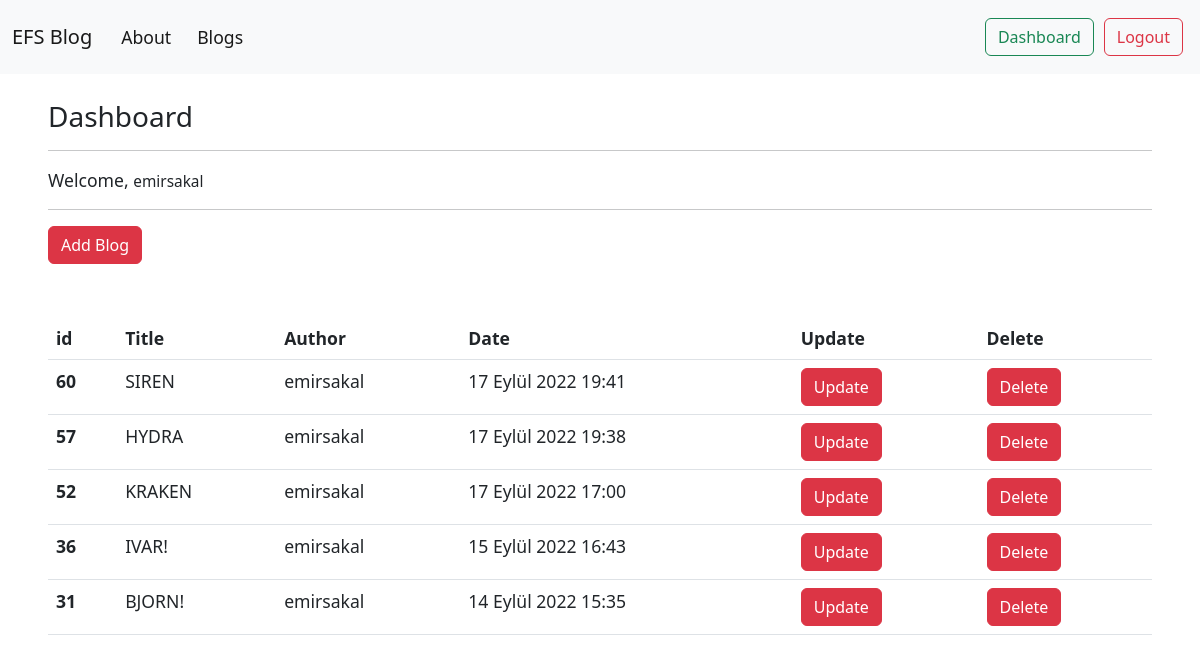
Before: /blogs/dashboard/ (signed in) with the older database file.
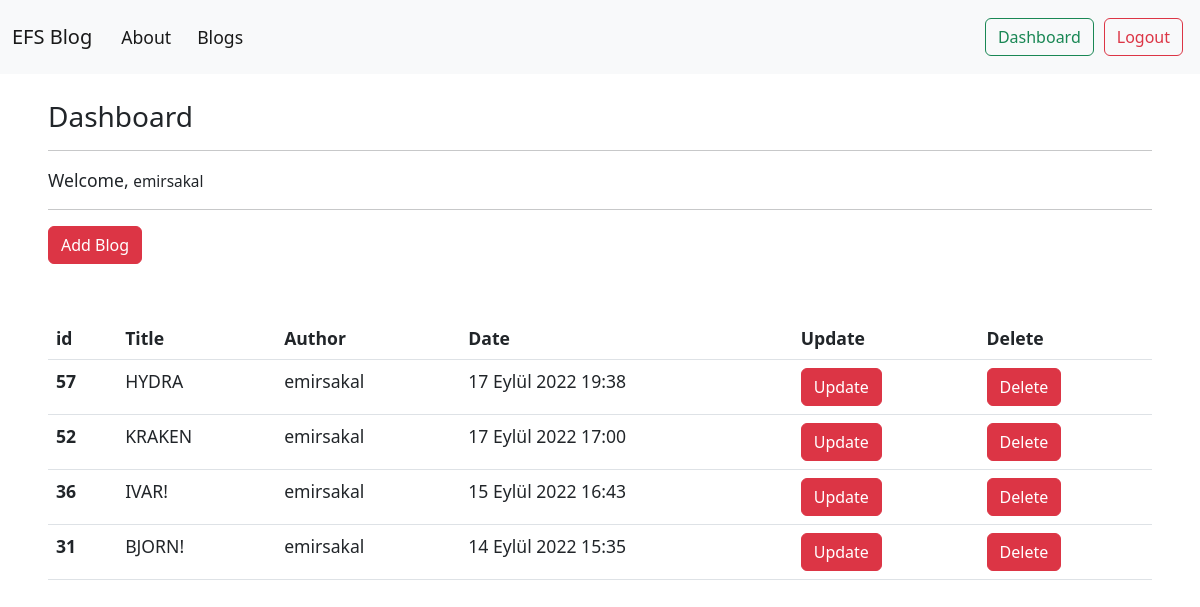
After: the same page with the newer database file.
### article/models.py (models this page shows, shortened)
class Article(models.Model):
    author = models.ForeignKey("auth.User", on_delete = models.CASCADE,verbose_name= "Author ")
    title = models.CharField(max_length = 50, verbose_name= "Title ")
    content = RichTextField()
    created_date = models.DateTimeField(auto_now_add=True, verbose_name= "Created Date")
    article_image = models.FileField(blank = True,null = True,verbose_name="Image")
    article_image2 = models.FileField(blank = True,null = True,verbose_name="Image 2")
    class Meta:
        ordering = ['-created_date']

### article/views.py (the view)
# urls.py: path('dashboard/',views.dashboard,name = "dashboard"),
@login_required(login_url="user:login")
def dashboard(request):
    articles = Article.objects.filter(author = request.user)
    context = {
        "articles" : articles
    }
    return render(request,"dashboard.html",context)

### templates/dashboard.html (shortened to what this page needs)
{% extends 'layout.html' %}
{% block body %}
<h3> Dashboard </h3>
<hr>
<p>
    Welcome, <small>{{request.user.username}}</small>
</p>
<hr>
<a class = "btn btn-danger" href = "{% url 'article:addblog' %}"> Add Blog </a>
<br><br><br>
{% if articles %}
    <table class="table">
        <thead>
        <tr>
            <th scope="col">id</th>
            <th scope="col">Title</th>
            <th scope="col">Author</th>
            <th scope="col">Date</th>
            <th scope="col">Update</th>
            <th scope="col">Delete</th>
        </tr>
        </thead>
        <tbody>
            {% for article in articles %}
                <tr>
                    <th scope="row">{{article.id}}</th>
                    <td><a href = "{% url 'article:detail' article.id %}">{{article.title}}</a></td>
                    <td>{{article.author.username}}</td>
                    <td>{{article.created_date}}</td>
                    <td><a href="{% url 'article:update' article.id %}" class = "btn btn-danger">Update</a></td>
                    <td><a class = "btn btn-danger" data-bs-toggle="modal" data-bs-target="#exampleModal">Delete</a></td>
                </tr>
            {% endfor %}
        </tbody>
    </table>
{% else %}
    <div class ="alert alert-danger"> You did not write any blog.</div>
{% endif %}
{% endblock body %}

Changed rows visible on the page:
removed Article: id "60", title "SIREN", author.username "emirsakal", created_date "17 Eylül 2022 19:41"
